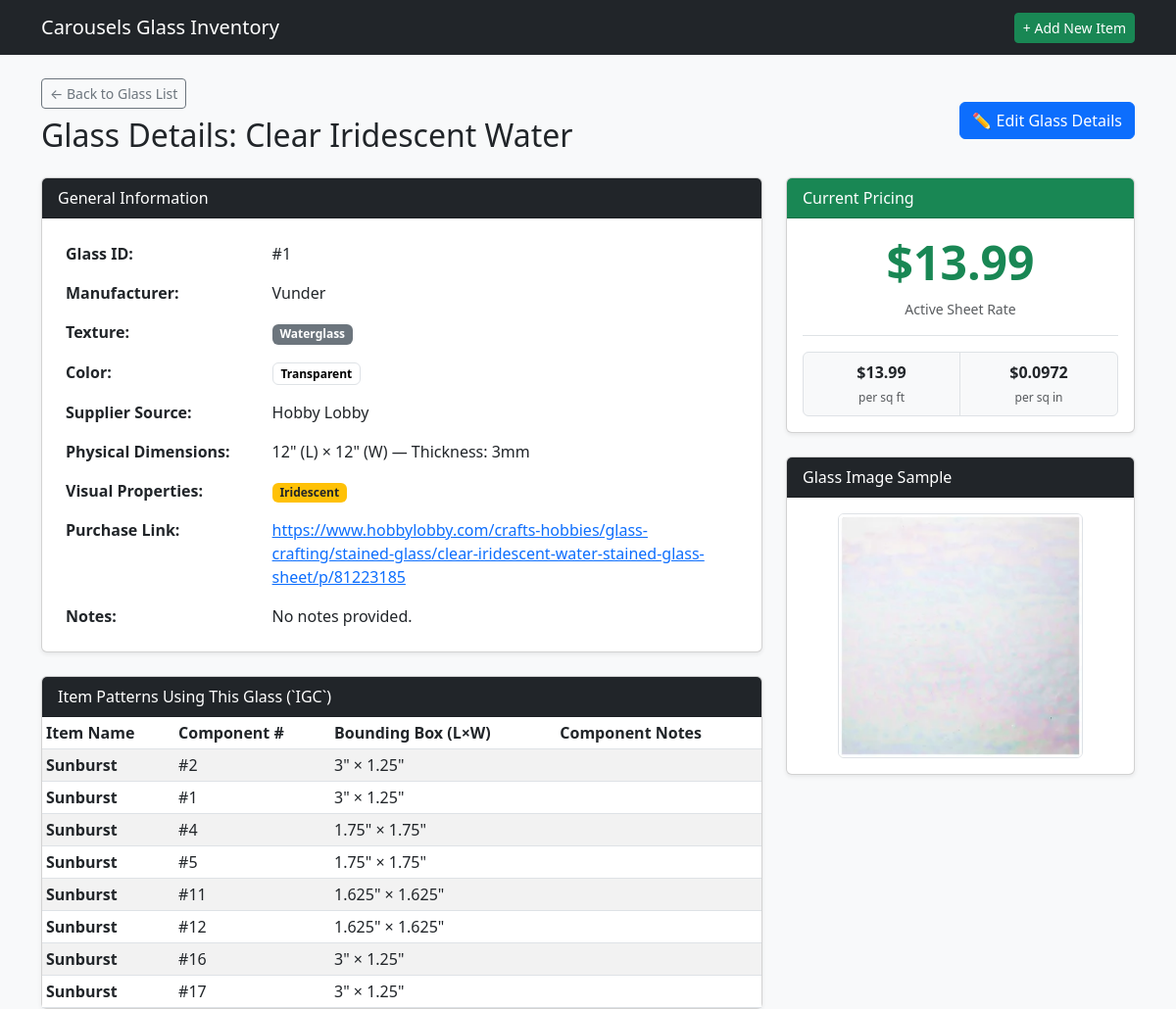
The page /glass/1 on the database as committed earlier.
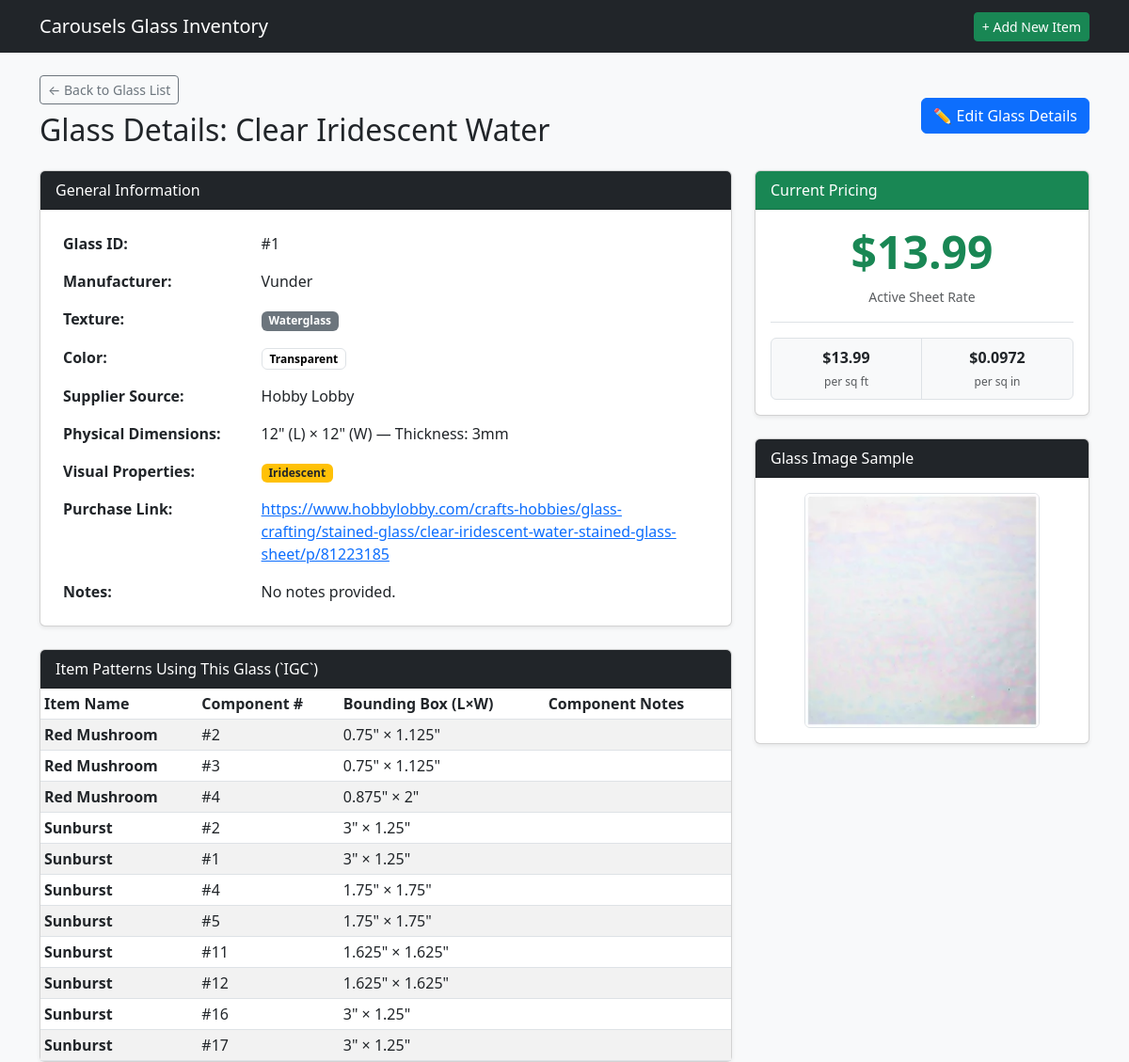
The same page on the database as committed later.
### tables this page shows
CREATE TABLE GSI (

    GLASSID INTEGER PRIMARY KEY AUTOINCREMENT,
    GLSNAME TEXT,
    GLSMANF TEXT,
    GLSLEN INTEGER,
    GLSWID INTEGER,
    GLSTHK INTEGER,
    GLSTEX TEXT,
    GLSIRI INTEGER,
    GLSOPAL INTEGER,
    GLSOURCE TEXT,
    GLLINK TEXT,
    GLSIMG TEXT,
    GLSNOTE TEXT,
    COLOR TEXT,
    GTRNSN TEXT,
    ISACTIVE INTEGER,

    FOREIGN KEY (GLSTEX) REFERENCES GTL(GLSTEX) ON DELETE SET NULL ON UPDATE CASCADE,
    FOREIGN KEY (COLOR) REFERENCES COLOR(COLOR) ON DELETE SET NULL ON UPDATE CASCADE,
    FOREIGN KEY (GLSOURCE) REFERENCES GSL(GLSOURCE) ON DELETE SET NULL ON UPDATE CASCADE,
    FOREIGN KEY (GTRNSN) REFERENCES GTRNS(GTRNSN) ON DELETE SET NULL ON UPDATE CASCADE

);

CREATE TABLE IGC (

    COMPID INTEGER PRIMARY KEY AUTOINCREMENT,
    COMPNAME TEXT,
    ITEMID INTEGER,
    COMPNUM INTEGER,
    SVGREG INTEGER,
    GLASSID INTEGER,
    COMPLEN NUMERIC,
    COMPWID NUMERIC,
    COMPNOTE TEXT,
    ISSCRAP INTEGER,
    ISGRAIN INTEGER,
    ISACTIVE INTEGER,

    FOREIGN KEY (ITEMID) REFERENCES ITM(ITEMID) ON DELETE CASCADE ON UPDATE CASCADE,
    FOREIGN KEY (GLASSID) REFERENCES GSI(GLASSID) ON DELETE SET NULL ON UPDATE CASCADE
);

CREATE TABLE ITM (

    ITEMID INTEGER PRIMARY KEY AUTOINCREMENT,
    ITMNAME TEXT,
    ITMIMG TEXT,
    ONEOFF INTEGER,
    VARIAT INTEGER,
    ITMGRP TEXT,
    VARIID INTEGER,
    CURRENT INTEGER,
    ITMPTRN TEXT,
    ITMSVG TEXT,
    ITMNOTE TEXT,
    ITMLEN TEXT,
    ITMWID TEXT,
    ITMSLDR NUMERIC,
    ITMCAME NUMERIC,
    ITMFOIL NUMERIC,
    ITMCHAIN INTEGER,
    ITMRING INTEGER,
    ITMWIRE INTEGER,
    IMISLDR INTEGER,
    IMICAME INTEGER,
    IMIFOIL INTEGER,
    IMICHAIN INTEGER,
    IMIRING INTEGER,
    IMIWIRE INTEGER,
    ISACTIVE INTEGER,

    FOREIGN KEY (ITMGRP) REFERENCES IGP(ITMGRP) ON DELETE SET NULL ON UPDATE CASCADE,
    FOREIGN KEY (VARIID) REFERENCES IVR(VARIID) ON DELETE SET NULL ON UPDATE CASCADE,
    FOREIGN KEY (IMISLDR) REFERENCES MSI(MSIID) ON DELETE SET NULL ON UPDATE CASCADE,
    FOREIGN KEY (IMICAME) REFERENCES MSI(MSIID) ON DELETE SET NULL ON UPDATE CASCADE,
    FOREIGN KEY (IMIFOIL) REFERENCES MSI(MSIID) ON DELETE SET NULL ON UPDATE CASCADE,
    FOREIGN KEY (IMICHAIN) REFERENCES MSI(MSIID) ON DELETE SET NULL ON UPDATE CASCADE,
    FOREIGN KEY (IMIRING) REFERENCES MSI(MSIID) ON DELETE SET NULL ON UPDATE CASCADE,
    FOREIGN KEY (IMIWIRE) REFERENCES MSI(MSIID) ON DELETE SET NULL ON UPDATE CASCADE

);

CREATE TABLE GPC (

    GLASSID INTEGER,                          
    GLSPRICE NUMERIC,                         
    STDATE TEXT,                              
    ENDDATE TEXT,                             

    FOREIGN KEY (GLASSID) REFERENCES GSI(GLASSID) ON DELETE CASCADE ON UPDATE CASCADE

);

### app.py (the view)
@app.route('/glass/<int:glass_id>')
def glass_detail(glass_id):
    db = get_db()
    glass = db.execute('''
        SELECT g.*, p.GLSPRICE, s.SRCWEB, s.GLSLOGO, c.CHEX
        FROM GSI g
        LEFT JOIN GPC p ON g.GLASSID = p.GLASSID
        LEFT JOIN GSL s ON g.GLSOURCE = s.GLSOURCE
        LEFT JOIN COLOR c ON g.COLOR = c.COLOR
        WHERE g.GLASSID = ?
    ''', (glass_id,)).fetchone()
    if not glass:
        flash('Glass sheet record not found.', 'danger')
        return redirect(url_for('list_glass'))
    components = db.execute('''
        SELECT c.*, i.ITMNAME
        FROM IGC c
        JOIN ITM i ON c.ITEMID = i.ITEMID
        WHERE c.GLASSID = ?
    ''', (glass_id,)).fetchall()
    return render_template(
        'glass_detail.html', glass=glass, components=components
    )

### app.py (called while the page is built)
def get_db():
    conn = sqlite3.connect(DATABASE)
    conn.row_factory = sqlite3.Row
    conn.execute("PRAGMA foreign_keys = ON;")
    return conn

### templates/glass_detail.html (shortened to what this page needs)
{% extends 'base.html' %}
{% block content %}
<div class="d-flex justify-content-between align-items-center mb-3">
    <div>
        <a href="{{ url_for('list_glass') }}" class="btn btn-outline-secondary btn-sm mb-2">&larr; Back to Glass List</a>
        <h2>Glass Details: {{ glass.GLSNAME }}</h2>
    </div>
    <div>
        <a href="{{ url_for('edit_glass', glass_id=glass.GLASSID) }}" class="btn btn-primary">✏️ Edit Glass Details</a>
    </div>
</div>
<div class="row">
    <div class="col-md-8">
        <div class="card shadow-sm mb-4">
            <div class="card-header bg-dark text-white">General Information</div>
            <div class="card-body">
                <table class="table table-borderless mb-0">
                    <tbody>
                        <tr>
                            <th style="width: 30%;">Glass ID:</th>
                            <td>#{{ glass.GLASSID }}</td>
                        </tr>
                        <tr>
                            <th>Manufacturer:</th>
                            <td>{{ glass.GLSMANF or 'Unspecified' }}</td>
                        </tr>
                        <tr>
                            <th>Texture:</th>
                            <td><span class="badge bg-secondary">{{ glass.GLSTEX or 'None' }}</span></td>
                        </tr>
                        <tr>
                            <th>Color:</th>
				<td>
	                        {% if glass.COLOR %}
	                            {% if glass.CHEX %}
	                                <span class="badge border color-badge" style="background-color: #{{ glass.CHEX }};">
	                                    {{ glass.COLOR }}
	                                </span>
	                            {% else %}
	                                <span class="badge bg-secondary">{{ glass.COLOR }}</span>
	                            {% endif %}
	                        {% else %}
	                            <span class="badge bg-light text-muted border">N/A</span>
	                        {% endif %}
	                    </td>
                        </tr>
                        <tr>
                            <th>Supplier Source:</th>
                            <td>{{ glass.GLSOURCE or 'None' }} {% if glass.SRCWEB %}<span class="badge bg-info text-dark ms-1">Online Vendor</span>{% endif %}</td>
                        </tr>
                        <tr>
                            <th>Physical Dimensions:</th>
                            <td>
                                {% if glass.GLSLEN %}
                                    {{ glass.GLSLEN }}" (L) × {{ glass.GLSWID }}" (W) — Thickness: {{ glass.GLSTHK or '?' }}mm
                                {% else %}
                                    <span class="text-muted">No dimensions recorded</span>
                                {% endif %}
                            </td>
                        </tr>
                        <tr>
                            <th>Visual Properties:</th>
                            <td>
                                {% if glass.GLSIRI %}<span class="badge bg-warning text-dark me-1">Iridescent</span>{% endif %}
                            </td>
                        </tr>
                        <tr>
                            <th>Purchase Link:</th>
                            <td>
                                {% if glass.GLLINK %}
                                    <a href="{{ glass.GLLINK }}" target="_blank" rel="noopener">{{ glass.GLLINK }}</a>
                                {% else %}
                                    <span class="text-muted">None</span>
                                {% endif %}
                            </td>
                        </tr>
                        <tr>
                            <th>Notes:</th>
                            <td>{{ glass.GLSNOTE or 'No notes provided.' }}</td>
                        </tr>
                    </tbody>
                </table>
            </div>
        </div>
        <div class="card shadow-sm">
            <div class="card-header bg-dark text-white">Item Patterns Using This Glass (`IGC`)</div>
            <div class="card-body p-0">
                <table class="table table-sm table-striped mb-0">
                    <thead>
                        <tr>
                            <th>Item Name</th>
                            <th>Component #</th>
                            <th>Bounding Box (L×W)</th>
                            <th>Component Notes</th>
                        </tr>
                    </thead>
                    <tbody>
                        {% for comp in components %}
                        <tr>
                            <td><strong>{{ comp.ITMNAME }}</strong></td>
                            <td>#{{ comp.COMPNUM }}</td>
                            <td>{{ comp.COMPLEN or '—' }}" × {{ comp.COMPWID or '—' }}"</td>
                            <td>{{ comp.COMPNOTE or '' }}</td>
                        </tr>
                        {% else %}
                        <tr>
                            <td colspan="4" class="text-center py-3 text-muted">No item patterns currently reference this glass type.</td>
                        </tr>
                        {% endfor %}
                    </tbody>
                </table>
            </div>
        </div>
    </div>
<div class="col-md-4">
        <div class="card shadow-sm mb-4">
            <div class="card-header bg-success text-white">Current Pricing</div>
            <div class="card-body text-center">
                {% if glass.GLSPRICE %}
                    <h1 class="display-5 text-success fw-bold">${{ "%.2f"|format(glass.GLSPRICE) }}</h1>
                    <p class="text-muted small mb-0">Active Sheet Rate</p>
                    {% if glass.GLSLEN and glass.GLSWID and glass.GLSLEN > 0 and glass.GLSWID > 0 %}
                        {% set total_sqin = glass.GLSLEN * glass.GLSWID %}
                        {% set price_per_sqin = glass.GLSPRICE / total_sqin %}
                        {% set price_per_sqft = price_per_sqin * 144 %}
                        <div class="border-top mt-3 pt-3">
                            <div class="row g-0 rounded bg-light border text-center overflow-hidden">
                                <div class="col-6 py-2 border-end">
                                    <div class="fw-bold text-dark">${{ "%.2f"|format(price_per_sqft) }}</div>
                                    <small class="text-muted" style="font-size: 0.75rem;">per sq ft</small>
                                </div>
                                <div class="col-6 py-2">
                                    <div class="fw-bold text-dark">${{ "%.4f"|format(price_per_sqin) }}</div>
                                    <small class="text-muted" style="font-size: 0.75rem;">per sq in</small>
                                </div>
                            </div>
                        </div>
                    {% else %}
                        <div class="border-top mt-3 pt-2">
                            <small class="text-muted">Enter dimensions (L × W) to calculate unit prices.</small>
                        </div>
                    {% endif %}
                {% else %}
                    <p class="text-muted mb-0">No active price set for this sheet.</p>
                {% endif %}
            </div>
        </div>
{% if glass.GLSIMG %}
        <div class="card shadow-sm">
            <div class="card-header bg-dark text-white">Glass Image Sample</div>
            <div class="card-body text-center">
                {% if glass.GLSIMG.startswith('http://') or glass.GLSIMG.startswith('https://') %}
                    <img src="{{ glass.GLSIMG }}" alt="{{ glass.GLSNAME }}" class="img-fluid rounded border" style="max-height: 250px;">
                {% else %}
                    <img src="{{ url_for('static', filename=glass.GLSIMG.lstrip('/')) }}" alt="{{ glass.GLSNAME }}" class="img-fluid rounded border" style="max-height: 250px;">
                {% endif %}
            </div>
        </div>
        {% endif %}
    </div>
</div>
{% endblock %}

### templates/base.html (shortened to what this page needs)
<!DOCTYPE html>
<html lang="en">
<head>
    <link href="https://cdn.jsdelivr.net/npm/bootstrap@5.3.0/dist/css/bootstrap.min.css" rel="stylesheet">
</head>
<body class="bg-light">
    <nav class="navbar navbar-expand-lg navbar-dark bg-dark mb-4">
        <div class="container">
            <a class="navbar-brand" href="{{ url_for('index') }}">Carousels Glass Inventory</a>
            <div>
                <a href="{{ url_for('create_item') }}" class="btn btn-success btn-sm">+ Add New Item</a>
            </div>
        </div>
    </nav>
    <div class="container">
        {% block content %}{% endblock %}
    </div>
</body>
</html>

Rows that differ between the two databases and show on the page:
now on this page (row edited): IGC: ITMNAME "Red Mushroom", COMPNUM "2", COMPLEN "0.75", COMPWID "1.125"
now on this page (row edited): IGC: ITMNAME "Red Mushroom", COMPNUM "3", COMPLEN "0.75", COMPWID "1.125"
now on this page (row edited): IGC: ITMNAME "Red Mushroom", COMPNUM "4", COMPLEN "0.875", COMPWID "2"
